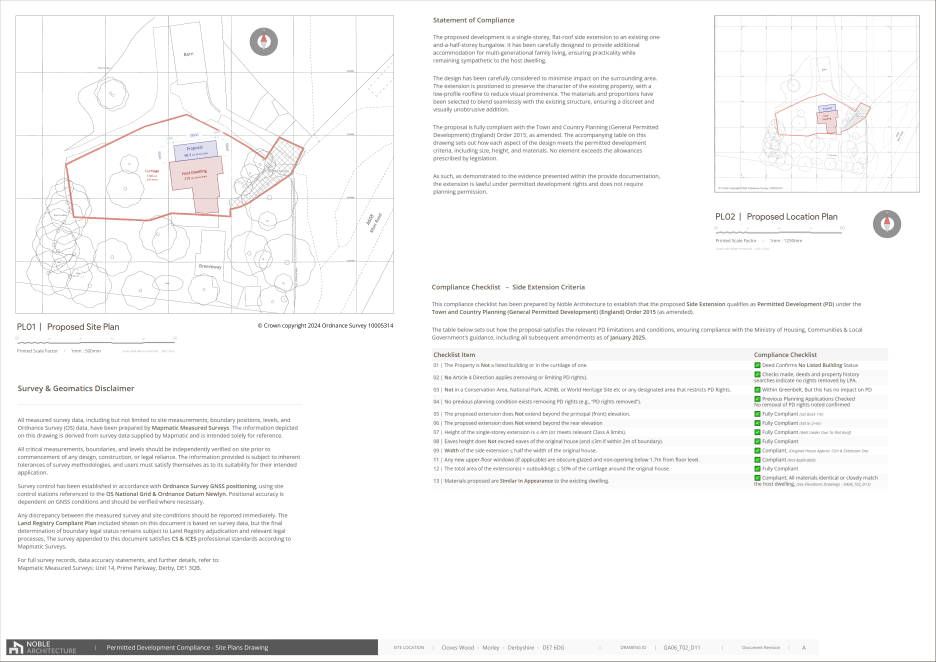
#> input picture assets/AD06_-_LIBR_-_Common_-_Placeholder-Files/AD06_21-_Placeholder-Drawing_-_A2-Format.png, 4678 x 3308 px (shown at 1/5 size)
$ python PNG-SVG_-_Python-Graphics-Conversion-Tool_-_v1.0.2.py ../AD06_-_LIBR_-_Common_-_Placeholder-Files/AD06_21-_Placeholder-Drawing_-_A2-Format.png
#> lines starting #> are read from the running program, lines starting #| are printed output that depends on the picture; after the words box and inside, x2 and y2 are one past the last pixel; in counts of white or black regions, pixels touching at a corner belong together
#!/usr/bin/env python3

# PNG to SVG Vectorization Script v2
# ==================================
#
# Purpose:
#   Converts a raster PNG image file into a vector SVG file
#   using pure Python libraries, focusing on shape outlines.
#
# Tooling:
#   - Python 3: The scripting language
#   - Pillow (PIL Fork): For image preprocessing
#   - OpenCV (cv2): For contour detection and processing
#   - svgwrite: For SVG file creation
#   - scikit-image: For advanced edge detection
#
# Installation:
#   pip install pillow opencv-python svgwrite numpy scikit-image
#
# Version Notes:
# -------------
# v1.0.1 (Current)
#   - Added proper layered SVG structure instead of simple silhouettes
#   - Implemented separate processing paths for:
#     * Background circle with white fill and bronze outline
#     * Line work using bronze color with proper stroke width
#     * Internal shapes with white fill and bronze outlines
#   - Fixed compatibility issues with different svgwrite library versions
#   - Improved file path handling and error reporting
#   - Enhanced edge detection using Canny algorithm from scikit-image
#   - Added helpful debugging and status messages
#   - Added customization options for stroke width and color
#
# v1.0.0 (Initial)
#   - Basic implementation creating solid black shapes
#   - Simple threshold-based binary conversion
#   - Single-layer SVG with evenodd fill-rule
#
# Challenges Overcome:
# ------------------
# 1. Binary conversion losing structural detail:
#    Solution: Used multi-layered approach with separate edge and shape detection
#
# 2. Lack of proper styling (everything was solid black):
#    Solution: Added proper SVG attributes for fill, stroke, and colors
#
# 3. Library compatibility issues:
#    Solution: Added error handling for various svgwrite implementations
#
# 4. Output path handling errors:
#    Solution: Improved path handling with absolute paths and verification
#
# Usage:
#   python PNG-SVG_-_Python-Graphics-Conversion-Tool_-_v1.0.1.py your_icon.png
#
# Advanced Usage:
#   python PNG-SVG_-_Python-Graphics-Conversion-Tool_-_v1.0.1.py image.png -t 200 -s 1200
#   python PNG-SVG_-_Python-Graphics-Conversion-Tool_-_v1.0.1.py image.png -o custom_output.svg --smooth
#   python PNG-SVG_-_Python-Graphics-Conversion-Tool_-_v1.0.1.py *.png  # Process all PNG files

import os
import sys
import tempfile
import argparse
import glob
import numpy as np
import cv2
import svgwrite
from PIL import Image, ImageOps
from skimage import feature

# --- Default Configuration ---
DEFAULT_TARGET_SIZE_PX = 1000  # Intermediate processing size & SVG viewBox units
DEFAULT_REAL_WIDTH_MM = 100
DEFAULT_REAL_HEIGHT_MM = 100
# Default threshold: Assumes icon is darker than near-white (e.g., 240).
# Pixels < threshold become black (object), >= threshold become white (background).
# Adjust `-t` based on your icon's color vs. its immediate background.
DEFAULT_THRESHOLD_VALUE = 240
DEFAULT_SIMPLIFY = True
DEFAULT_SMOOTH = False # Smoothing often distorts icons, disable by default
DEFAULT_STROKE_WIDTH = 0.5  # Default stroke width in pt
DEFAULT_BRONZE_COLOR = "#8B7355"  # Bronze color for lines
DEFAULT_PRESERVE_LAYERS = True  # Create layered SVG by default

# --- Helper Functions ---

def preprocess_image(input_path, target_size, threshold, preserve_layers=True):
    """Prepares the image for vectorization: handles transparency, converts to B&W bitmap based on threshold."""
#> called with target_size = 1000, threshold = 240, preserve_layers = True
    try:
        print(f"Preprocessing image: {input_path}")
        img = Image.open(input_path)
#> img is the input picture: PIL image 4678x3308 P; mean R, G, B 247.4, 247.2, 247.1
        original_img = img.copy()

        # Handle transparency: Create a white background
        if img.mode == 'RGBA' or 'A' in img.info.get('transparency', ()):
            print("Handling transparency (placing on white background)...")
            bg = Image.new("RGB", img.size, (255, 255, 255))
            try:
                # Use alpha channel as mask
                bg.paste(img, mask=img.split()[3]) # Assumes alpha is the 4th channel
            except IndexError:
                 # Fallback if no alpha channel after check (should not happen often with check)
                 bg.paste(img, mask=img.convert('RGBA').split()[3])
            img = bg
        else:
            # If no alpha, ensure it's RGB first before grayscale
            img = img.convert("RGB")

        # Resize image for processing
        img_resized = img.resize((target_size, target_size), Image.Resampling.LANCZOS)
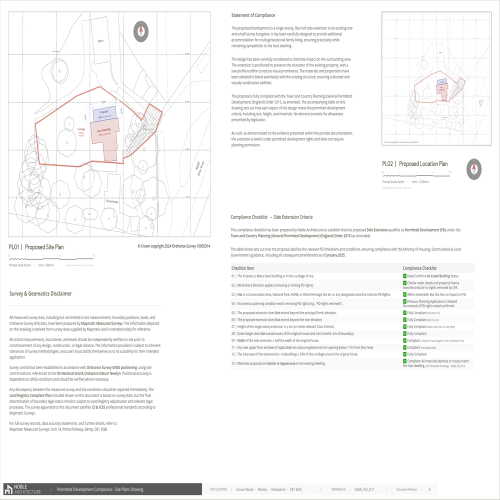
#> img_resized: PIL image 1000x1000 RGB (shown at 1/2 size); mean R, G, B 247.1, 246.9, 246.8

        if preserve_layers:
            # For layered processing, we'll create multiple representations
            # Convert to Grayscale for edge detection
            img_gray = img_resized.convert('L')
            img_array = np.array(img_gray)

            # Detect edges using Canny
            edges = feature.canny(img_array, sigma=3)
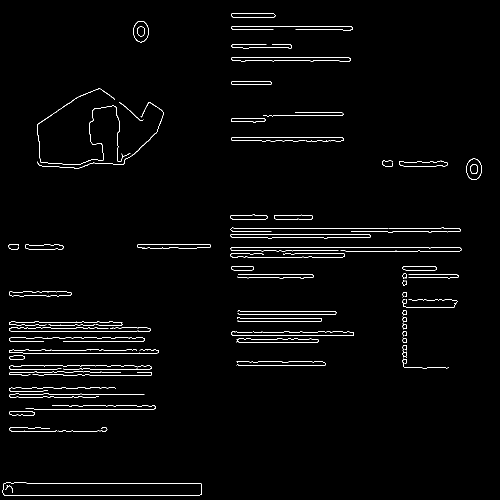
#> edges: shape (1000, 1000) bool (shown at 1/2 size); 1.8% white in thin lines or dots
            edges_uint8 = np.uint8(edges) * 255
#> edges_uint8: shape (1000, 1000); 1.8% white in thin lines or dots

            # Create binary mask for the main shapes (for fills)
            # Pixels darker than threshold become black (0), others white (255)
            img_bw = img_gray.point(lambda p: 0 if p < threshold else 255, '1')
#> img_bw: PIL image 1000x1000 1; 88.1% white; 1438 black regions (653 under 20 px), largest, box (x1, y1, x2, y2) and area: (16, 23, 422, 474) 26363, (6, 966, 405, 991) 9929, (763, 23, 984, 291) 5307
#> (the rest of the program and of its run is left out)
